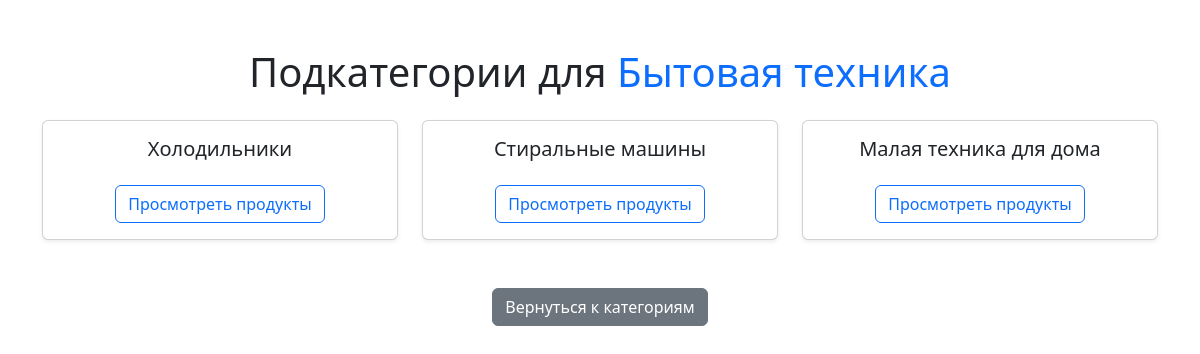
The app's page /category/4/ with its own data.
### shop/models.py (models this page shows, shortened)
class Category(models.Model):
    name = models.CharField(max_length=255)
    parent = models.ForeignKey('self', on_delete=models.CASCADE, null=True, blank=True, related_name='subcategories')

### shop/views.py (the view)
# urls.py: path('category/<int:parent_id>/', views.subcategory_list, name='subcategory_list'),
def subcategory_list(request, parent_id):
    parent_category = get_object_or_404(Category, id=parent_id)
    subcategories = parent_category.subcategories.all()  # Подкатегории этой категории
    return render(request, 'shop/subcategory_list.html', {'parent': parent_category, 'subcategories': subcategories})

### templates/shop/subcategory_list.html (shortened to what this page needs)
<!DOCTYPE html>
<html lang="en">
<head>
    <link href="https://cdn.jsdelivr.net/npm/bootstrap@5.3.3/dist/css/bootstrap.min.css" rel="stylesheet">
</head>
<body>
<div class="container mt-5">
    <div class="text-center">
        <h1 class="mb-4">Подкатегории для <span class="text-primary">{{ parent.name }}</span></h1>
    </div>
    <div class="row">
        {% for subcategory in subcategories %}
            <div class="col-md-4 mb-4">
                <div class="card h-100 shadow-sm">
                    <div class="card-body text-center">
                        <h5 class="card-title">{{ subcategory.name }}</h5>
                        <a href="{% url 'product_list' subcategory.id %}" class="btn btn-outline-primary mt-3">Просмотреть продукты</a>
                    </div>
                </div>
            </div>
        {% endfor %}
    </div>
    <div class="text-center mt-4">
        <a href="{% url 'category_list' %}" class="btn btn-secondary">Вернуться к категориям</a>
    </div>
</div>
</body>
</html>

### records on screen
Category: name "Бытовая техника"
Category: name "Холодильники"
Category: name "Стиральные машины"
Category: name "Малая техника для дома"
